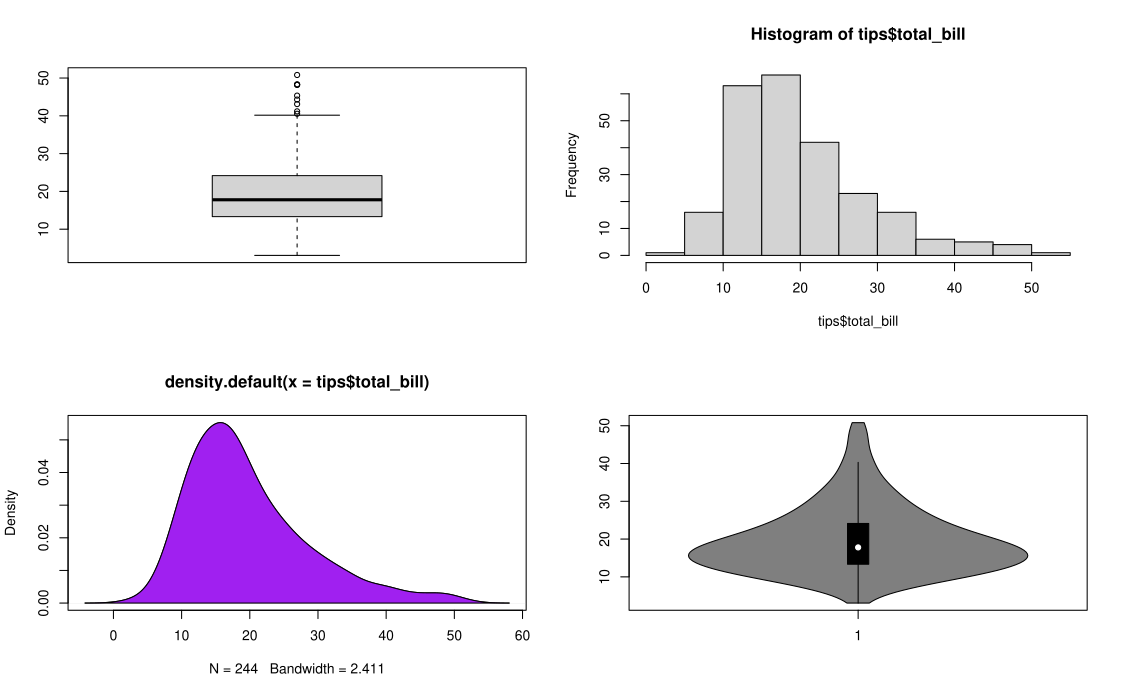

Source code (R):
#
# Author Nicholas Lichtsinn
# Lab 2, second week - data interogation or data exploration and distributions
#

fname <- file.choose()
tips <- read.csv(file = fname
                 , header = TRUE
                 , stringsAsFactors = FALSE)

colnames(tips)
fix(tips)
View(tips)

str(tips)


tips[1,] # first row
tips[ , 1] # first column
tips[3,3] # value at 3rd row and 3rd column
tips[1:3, ] # first 3 rows

length(tips[1:3, 2]) # length of the first 3 rows of the second column

dim(tips) # dimensions in the dataset
dim(tips)[1] # look at first dimension

tips$time # look at time column
tips[, "time"]

plot(tips$total_bill) # plot the distribution
plot(sort(tips$total_bill))

par(mfrow = c(2,2))
boxplot(tips$total_bill)
hist(tips$total_bill)

# plotting the shape of the data

d <- density(tips$total_bill)
plot(d)
polygon(d, col = "purple")

#install.packages("vioplot")
library(vioplot)
vioplot(tips$total_bill)

# distribution of Tip column
plot(tips$tip)

unique(tips$sex)

tips_M <- tips[tips$sex == "Male", ]
tips_F <- tips[tips$sex == "Female", ]

par(mfrow = c(2,1), mar = c(2,3,1,2))
boxplot(tips_F$tip, horizontal = T, ylim = c(1,10))
boxplot(tips_M$tip, horizontal = T, ylim = c(1,10))


fname2 <- file.choose()
library(jsonlite)

raw_tweet <- fromJSON(fname2, flatten = FALSE)
str(raw_tweet)


View(raw_tweet)
names(raw_tweet)

raw_tweet$text
raw_tweet$user$followers_count

raw_tweet[["user"]]$followers_count
raw_tweet[["user"]][["followers_count"]]

fname3 <- file.choose()
con <- file(fname3, open = "r")

tweets <- stream_in(con)
close(con)

dim(tweets)

tweets$text[1:3]

boxplot(log10(tweets$user$followers_count), horizontal = TRUE)

# grouping functions in r

task_time <- c(rnorm(n = 30, mean = 30, sd = 2.25)
               , rnorm(n = 30, mean = 25, sd = 1.5))

hist(task_time)

status <- c(rep("AMA", 30), rep("PRO", 30))

df <- data.frame(time = task_time, status = status)

df_grouped <- aggregate(df$time, list(df$status), mean)

df_grouped
colnames(df_grouped) <- c("status", "time")

barplot(df_grouped$time, names.arg = df_grouped$status)

M_grouped <- tapply(df$time, list(df$status), mean)
M_grouped

tapply(df$time, list(df$status), range)


aggregate(df$time, list(df$status), summary)

table(df$status) # just counts does not group
table(df$time) # table on continuous data is useless unless you round

df$sex <- sample(c("M", "F"), 60, replace = T)

aggregate(df$time, list(df$status, df$sex), mean)

M <- tapply(df$time, list(df$sex, df$status), mean)
barplot(M)
barplot(M, beside = TRUE)

########################################################
# reshaping data with tidyr
# gather() makes wide data longer
# spread() makes long data wider
# separate() splits a single column into multiple columns
# unite() combines multiple columns into a single column

library(tidyr)

n <- 5
year <- 2001:(2000 + n)
q1 <- runif(n = n, min = 100, max = 120)
q2 <- runif(n = n, min = 103, max = 130)
q3 <- runif(n = n, min = 105, max = 140)
q4 <- runif(n = n, min = 108, max = 150)

df_wide <- data.frame(year, q1, q2, q3, q4)

gather(df_wide, qt, sales, q1:q4)

df_long <- df_wide %>% gather(qt, sales, q1:q4)

o <- order(df_long$year, df_long$qt)
df_long <- df_long[o, ]

df <- data.frame(cat = rep(c("tap", "reg", "zed", "vum"), 3)
                 , group = rep(letters[7:9], 4)
                 , x = 1:12)

spread(df, cat, x)


#######################################################
# using rect function to build a custom plot
#install.packages("plotrix")
library(plotrix)
n <- 7000
age.min <- 1
age.max <- 90
age.range <- c(age.min, age.max)
m <- round(rescale(rbeta(n, 5, 2.5), age.range), 0)
f <- round(rescale(rbeta(n, 5, 2.0), age.range), 0)
x <- age.min:age.max
f.y <- m.y <- rep(0, length(x))

m.tab <- table(m)
m.y[as.numeric((names(m.tab)))] <- as.numeric(m.tab)

f.tab <- table(f)
f.y[as.numeric((names(f.tab)))] <- as.numeric(f.tab)

age.freqs <- data.frame(ages = x, males = m.y, females = f.y)

max.x <- round(1.2 * max(age.freqs[ ,2:3]), 0)
plot(c(-max.x, max.x), c(0,100), type = "n", bty = "n", xaxt = "n", ylab = "age", xlab = "freq", main = "sample age distribution")


grid()
last.y <- 0
for (i in 1:90) { 
  rect(xleft = 0, ybottom = last.y, xright = -age.freqs$males[i], ytop = age.freqs$ages[i], col = "lightblue2", border = NA)
  rect(xleft = 0, ybottom = last.y, xright = age.freqs$females[i], ytop = age.freqs$ages[i], col = "lightpink", border = NA)
  
  last.y <- age.freqs$ages[i]
  }
